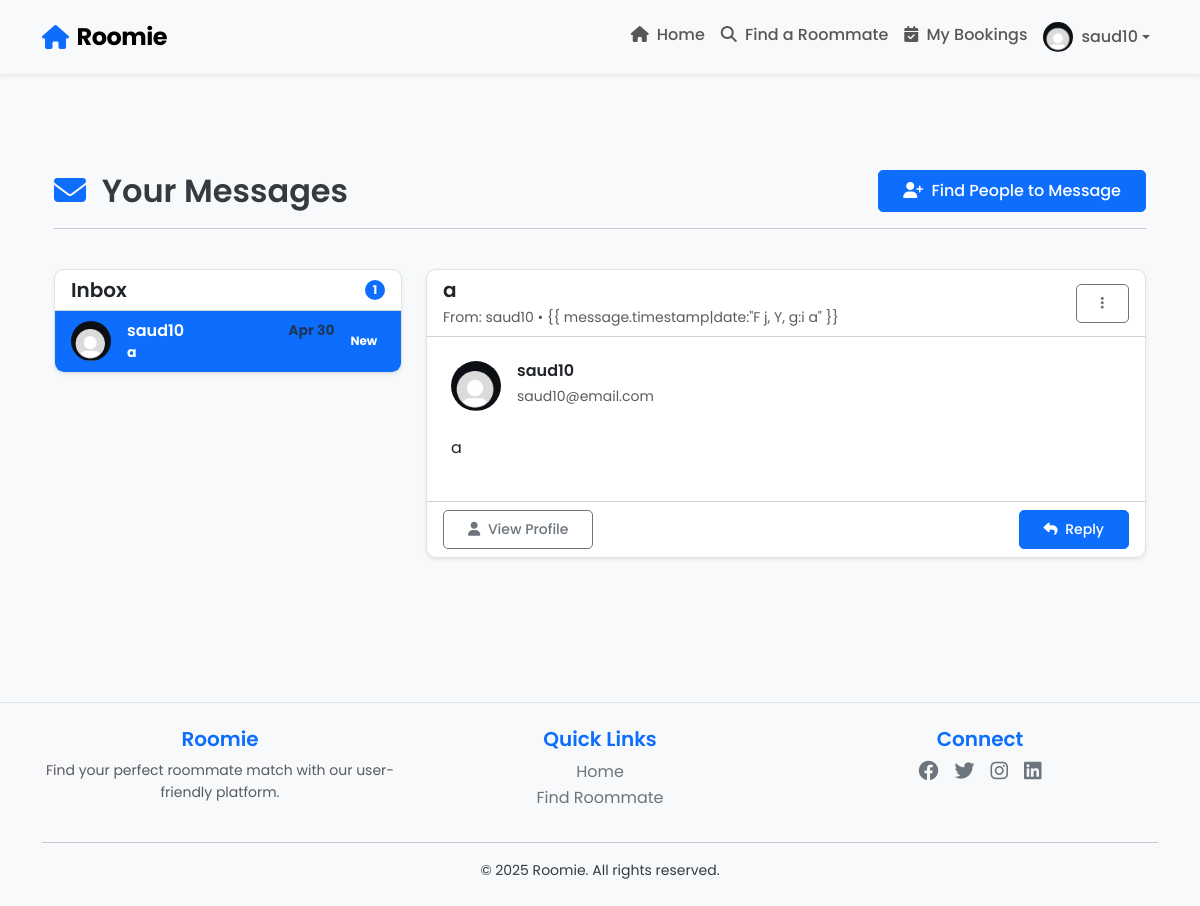
Page /messages/10/ (signed in) on the committed database.
### core/models.py (models this page shows, shortened)
class User(AbstractUser):
    ACCOUNT_TYPE_CHOICES = [
        ('seeker', 'Seeker'),
        ('provider', 'Provider'),
    ]
    GENDER_CHOICES = [
        ('male', 'Male'),
        ('female', 'Female'),
        ('other', 'Other'),
    ]
    email = models.EmailField(unique=True)
    gender = models.CharField(max_length=10, choices=GENDER_CHOICES, blank=True, null=True)
    birthdate = models.DateField(blank=True, null=True)
    bio = models.TextField(blank=True, null=True)
    location = models.CharField(max_length=255, blank=True, null=True)
    profile_photo = models.ImageField(
        upload_to='profile_photos/',
        blank=True,
        null=True,
        default='profile_photos/default_user.jpg'  # Set default profile photo
    )
    account_type = models.CharField(max_length=10, choices=ACCOUNT_TYPE_CHOICES, default='seeker')

class Message(models.Model):
    message_id = models.AutoField(primary_key=True)
    sender = models.ForeignKey(User, related_name='sent_messages', on_delete=models.CASCADE)
    recipient = models.ForeignKey(User, related_name='received_messages', on_delete=models.CASCADE)
    subject = models.CharField(max_length=255)
    body = models.TextField()
    timestamp = models.DateTimeField(auto_now_add=True)
    is_read = models.BooleanField(default=False)

### roomie/views.py (the view, shortened to what this page needs)
# urls.py: path('messages/<int:user_id>/', views.messages_view, name='messages'),  # Messages page
@login_required
def messages_view(request, user_id):
    if request.user.id != user_id:
        return HttpResponse("Unauthorized", status=401)  # Prevent access to other users' messages
    messages = Message.objects.filter(recipient=request.user).order_by('-timestamp')
    message_id = request.GET.get('mark_read')
    return render(request, 'messages.html', {'messages': messages})

### roomie/templates/messages.html (shortened to what this page needs)
{% extends 'base.html' %} {% load static %} {% block content %}
<div class="container py-5">
  <div class="row">
    <div class="col-lg-12 mb-4">
      <div class="d-flex justify-content-between align-items-center">
        <h2 class="mb-0">
          <i class="fas fa-envelope text-primary me-2"></i> Your Messages
        </h2>
        <a href="{% url 'find_roommate' %}" class="btn btn-primary">
          <i class="fas fa-user-plus me-1"></i> Find People to Message
        </a>
      </div>
      <hr />
    </div>
  </div>
  <div class="row">
    <div class="col-md-4">
      <div class="card shadow-sm mb-4 mb-md-0">
        <div class="card-header bg-transparent">
          <div class="d-flex justify-content-between align-items-center">
            <h5 class="mb-0">Inbox</h5>
            <span class="badge bg-primary rounded-pill"
              >{{ messages|length }}</span
            >
          </div>
        </div>
        <div
          class="list-group list-group-flush message-list"
          style="max-height: 600px; overflow-y: auto"
        >
          {% for message in messages %}
          <a
            href="#message-{{ message.message_id }}"
            class="list-group-item list-group-item-action {% if not message.is_read %}unread-message fw-bold{% endif %}"
            data-bs-toggle="pill"
            onclick="markAsRead('{{ message.message_id }}')"
          >
            <div class="d-flex align-items-center">
              {% if message.sender.profile_photo %}
              <img
                src="{{ message.sender.profile_photo.url }}"
                class="rounded-circle me-3"
                style="width: 40px; height: 40px; object-fit: cover"
                alt="{{ message.sender.username }}"
              />
              {% endif %}
              <div class="flex-grow-1 min-width-0">
                <div class="d-flex justify-content-between align-items-center">
                  <h6 class="mb-0 text-truncate">
                    {{ message.sender.username }}
                  </h6>
                  <small class="text-muted ms-2"
                    >{{ message.timestamp|date:"M d" }}</small
                  >
                </div>
                <p class="mb-0 text-truncate small">{{ message.subject }}</p>
              </div>
              {% if not message.is_read %}
              <span class="ms-2 badge bg-primary rounded-pill">New</span>
              {% endif %}
            </div>
          </a>
          {% empty %}
          <div class="list-group-item text-center py-4">
            <i class="fas fa-inbox fa-2x text-muted mb-2"></i>
            <p class="mb-0">No messages yet</p>
            <p class="text-muted small">Your messages will appear here</p>
          </div>
          {% endfor %}
        </div>
      </div>
    </div>
    <div class="col-md-8">
      <div class="card shadow-sm">
        <div class="tab-content">
          {% if messages %} {% for message in messages %}
          <div
            class="tab-pane fade {% if forloop.first %}show active{% endif %}"
            id="message-{{ message.message_id }}"
          >
            <div class="card-header bg-transparent">
              <div class="d-flex justify-content-between align-items-center">
                <div>
                  <h5 class="mb-1">{{ message.subject }}</h5>
                  <p class="mb-0 text-muted small">
                    From: {{ message.sender.username }} • {{
                    message.timestamp|date:"F j, Y, g:i a" }}
                  </p>
                </div>
                <div class="dropdown">
                  <button
                    class="btn btn-sm btn-outline-secondary"
                    type="button"
                    id="messageActions"
                    data-bs-toggle="dropdown"
                    aria-expanded="false"
                  >
                    <i class="fas fa-ellipsis-v"></i>
                  </button>
                </div>
              </div>
            </div>
            <div class="card-body p-4">
              <div class="d-flex mb-4">
                {% if message.sender.profile_photo %}
                <img
                  src="{{ message.sender.profile_photo.url }}"
                  class="rounded-circle me-3"
                  style="width: 50px; height: 50px; object-fit: cover"
                  alt="{{ message.sender.username }}"
                />
                {% endif %}
                <div>
                  <h6 class="mb-1">{{ message.sender.username }}</h6>
                  <p class="text-muted small mb-0">
                    {{ message.sender.email }}
                  </p>
                </div>
              </div>
              <div class="message-content">{{ message.body|linebreaks }}</div>
            </div>
            <div class="card-footer bg-transparent">
              <div class="d-flex justify-content-between">
                <a
                  href="{% url 'user_profile' message.sender.id %}"
                  class="btn btn-outline-secondary btn-sm"
                >
                  <i class="fas fa-user me-1"></i> View Profile
                </a>
                <a
                  href="{% url 'send_message' message.sender.id %}"
                  class="btn btn-primary btn-sm"
                >
                  <i class="fas fa-reply me-1"></i> Reply
                </a>
              </div>
            </div>
          </div>
          {% endfor %} {% endif %}
        </div>
      </div>
    </div>
  </div>
</div>
{% endblock %}

### roomie/templates/base.html (shortened to what this page needs)
{% load static %}
<!DOCTYPE html>
<html lang="en">
  <head>
    <link
      rel="stylesheet"
      href="https://cdn.jsdelivr.net/npm/bootstrap@5.3.0/dist/css/bootstrap.min.css"
    />
    <link
      rel="stylesheet"
      href="https://cdnjs.cloudflare.com/ajax/libs/font-awesome/6.4.0/css/all.min.css"
    />
    <link rel="stylesheet" href="{% static 'roomie/styles.css' %}" />
  </head>
  <body class="page-transition">
    <nav class="navbar navbar-expand-lg navbar-light bg-light shadow-sm sticky-top">
      <div class="container">
        <a class="navbar-brand d-flex align-items-center" href="{% url 'home' %}">
          <i class="fas fa-home me-2 text-primary"></i>
          <span class="fw-bold">Roomie</span>
        </a>
        <div class="collapse navbar-collapse" id="navbarNav">
          <ul class="navbar-nav ms-auto">
            <li class="nav-item">
              <a class="nav-link" href="{% url 'home' %}">
                <i class="fas fa-home me-1"></i> Home
              </a>
            </li>
            <li class="nav-item">
              <a class="nav-link" href="{% url 'find_roommate' %}">
                <i class="fas fa-search me-1"></i> Find a Roommate
              </a>
            </li>
            {% if user.is_authenticated %}
              {% if user.account_type == 'seeker' %}
              <li class="nav-item">
                <a class="nav-link" href="{% url 'my_bookings' %}">
                  <i class="fas fa-calendar-check me-1"></i> My Bookings
                </a>
              </li>
              {% endif %}
              <li class="nav-item dropdown">
                <a
                  class="nav-link dropdown-toggle d-flex align-items-center"
                  href="#"
                  id="navbarDropdown"
                  role="button"
                  data-bs-toggle="dropdown"
                  aria-expanded="false"
                >
                  {% if user.profile_photo %}
                  <img
                    src="{{ user.profile_photo.url }}"
                    class="rounded-circle"
                    style="width: 30px; height: 30px; object-fit: cover"
                    alt="Profile"
                  />
                  {% endif %}
                  <span class="ms-2">{{ user.username }}</span>
                </a>
              </li>
            {% endif %}
          </ul>
        </div>
      </div>
    </nav>
    <main class="container py-5">{% block content %}{% endblock %}</main>
    <footer class="bg-light text-center py-4 mt-5">
      <div class="container">
        <div class="row">
          <div class="col-md-4 mb-3 mb-md-0">
            <h5 class="text-primary">Roomie</h5>
            <p class="text-muted small">
              Find your perfect roommate match with our user-friendly platform.
            </p>
          </div>
          <div class="col-md-4 mb-3 mb-md-0">
            <h5 class="text-primary">Quick Links</h5>
            <ul class="list-unstyled">
              <li><a href="{% url 'home' %}" class="text-decoration-none">Home</a></li>
              <li><a href="{% url 'find_roommate' %}" class="text-decoration-none">Find Roommate</a></li>
            </ul>
          </div>
          <div class="col-md-4">
            <h5 class="text-primary">Connect</h5>
            <div class="d-flex justify-content-center">
              <a href="#" class="text-decoration-none mx-2"><i class="fab fa-facebook fa-lg"></i></a>
              <a href="#" class="text-decoration-none mx-2"><i class="fab fa-twitter fa-lg"></i></a>
              <a href="#" class="text-decoration-none mx-2"><i class="fab fa-instagram fa-lg"></i></a>
              <a href="#" class="text-decoration-none mx-2"><i class="fab fa-linkedin fa-lg"></i></a>
            </div>
          </div>
        </div>
        <hr />
        <p class="mb-0 small">© 2025 Roomie. All rights reserved.</p>
      </div>
    </footer>
  </body>
</html>

### roomie/static/roomie/styles.css (style rules this page uses)
body { font-family: "Poppins", sans-serif; background-color: #f8f9fa; color: #343a40; line-height: 1.6; }
h1, h2, h3, h4, h5, h6 { font-weight: 600; }
.navbar { padding: 0.8rem 1rem; }
.navbar-brand { font-size: 1.5rem; font-weight: 700; letter-spacing: -0.5px; }
.nav-link { font-weight: 500; padding: 0.5rem 1rem; transition: all 0.3s; }
.card { border-radius: 10px; overflow: hidden; border: 1px solid #dee2e6; box-shadow: 0 6px 15px rgba(0, 0, 0, 0.05); }
.btn { font-weight: 500; padding: 0.5rem 1.5rem; border-radius: 5px; }
.btn-primary { background-color: #0d6efd; border-color: #0d6efd; }
footer { border-top: 1px solid #dee2e6; }
footer a { color: #6c757d; transition: color 0.3s; }

### roomie/templates/messages.html (style rules this page uses)
.unread-message { background-color: rgba(13, 110, 253, 0.05); }

### rows in the picture
User: profile_photo (placeholder picture), username "saud10"
Message: sender.profile_photo (placeholder picture), sender.username "saud10", timestamp "Apr 30", subject "a", is_read "New", sender.email "saud10@email.com", body "a"

### other values in the picture
{{ messages|length }} "1"
